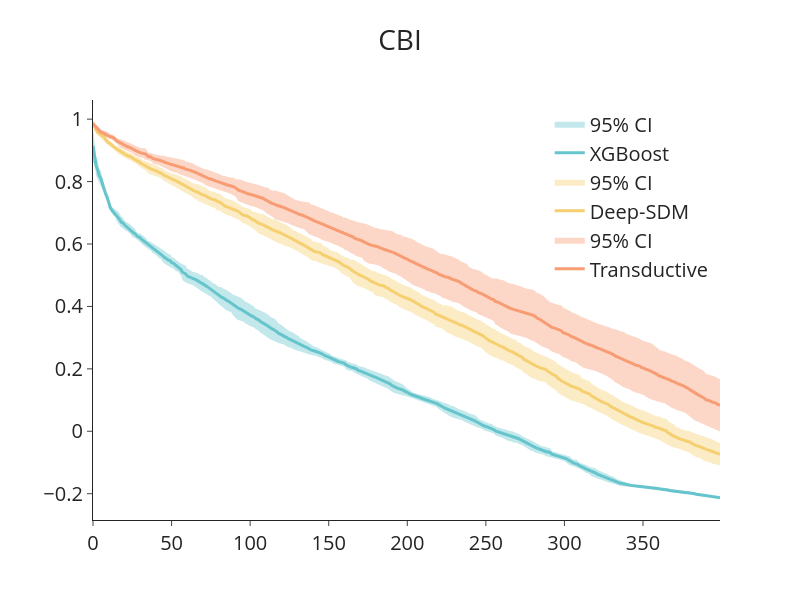
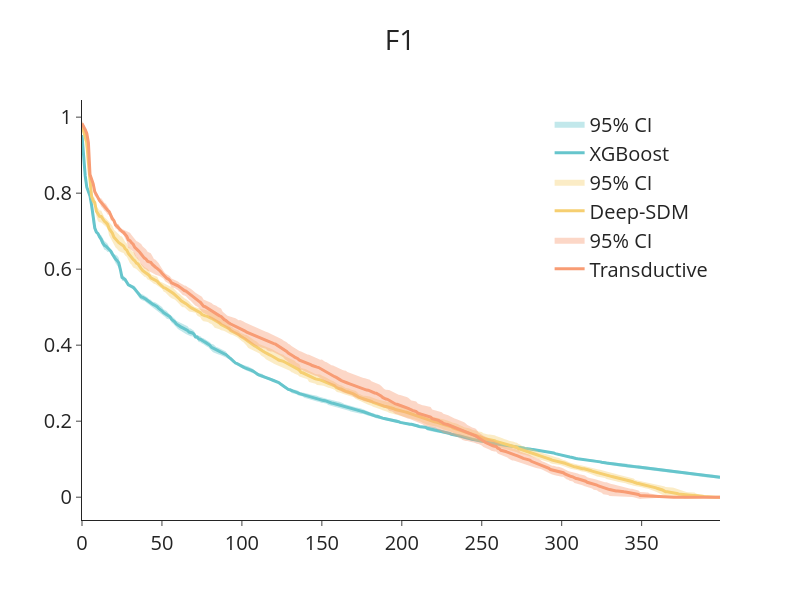
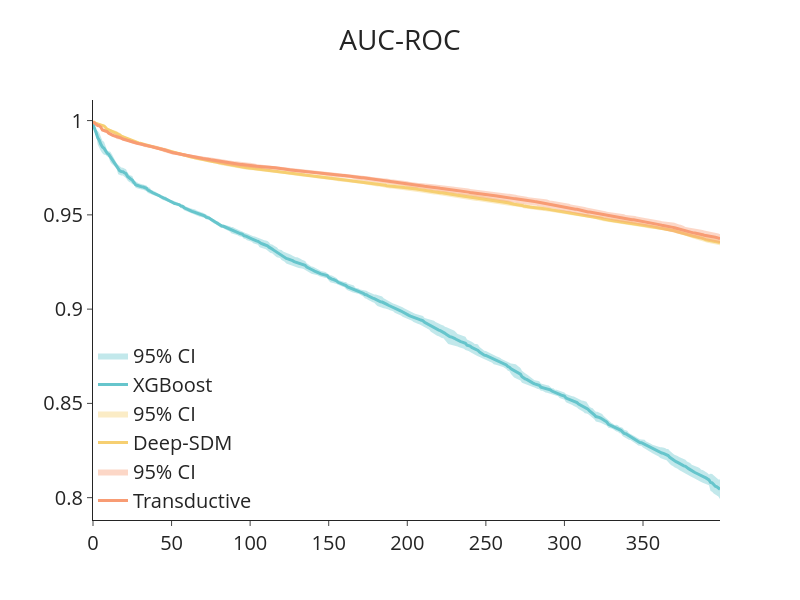
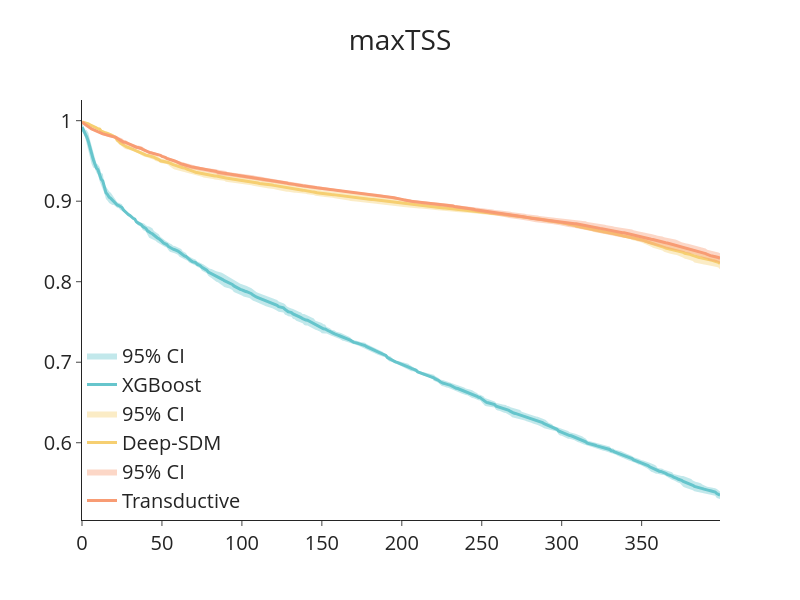

Source (notebook cell) for these figures, in order:
### Code cell
for idx, metric in enumerate(metrics):
    
    fig = go.Figure()

    # --- compute values (unchanged) ---
    xgb_mean, xgb_ci = load_bootstrap_metrics(output_path.parent / 'xgb', 'pa', pa_metric=metric)
    ind_mean, ind_ci = load_bootstrap_metrics(output_path, ind_cp_pa, pa_metric=metric)
    td_mean, td_ci = load_bootstrap_metrics(output_path, td_cp_pa, pa_metric=metric)

    scores = [xgb_mean, ind_mean, td_mean]
    errors = [xgb_ci, ind_ci, td_ci]

    # --- plotting ---
    for i, n in enumerate(names):

        if errors[i] is not None:
            fig.add_trace(go.Scatter(
                x=np.concatenate([np.arange(400), np.arange(400)[::-1]]),
                y=np.concatenate([scores[i] + errors[i], (scores[i] - errors[i])[::-1]]),
                fill='toself',
                fillcolor=colors[i % len(colors)].replace('rgb(', 'rgba(').replace(')', ', 0.4)'),
                line=dict(color='rgba(255,255,255,0)'),
                name='95% CI'
            ))

        fig.add_trace(go.Scatter(
            x=np.arange(400),
            y=np.array(scores[i]),
            mode='lines',
            line=dict(color=colors[i % len(colors)], width=3),
            name=n
        ))

    # --- layout ---
    fig.update_layout(
        template='simple_white',
        width = 800,
        height = 600,
        title={'text': metric_name[idx],
                'xanchor': 'center',
                'x': 0.5},
        xaxis_title='',
        yaxis_title='',
        font=dict(size=20),
        legend_title_text='',
        legend=dict(
            yanchor="bottom" if idx >=2 else "top",
            y=0 if idx >=2 else 0.99,
            xanchor="left" if idx >=2 else "right",
            x=0 if idx >=2 else 0.99
        )
    )

    fig.show()

### Figure 1 — Plotly figure (JSON) as saved in the notebook; plotly's stock layout.template omitted (floating-point values rounded to 4 significant figures; data arrays with more than 128 entries replaced by an {"elided": "..."} marker saying what was removed)
{"data": [{"fill": "toself", "fillcolor": "rgba(102, 197, 204, 0.4)", "line": {"color": "rgba(255,255,255,0)"}, "name": "95% CI", "type": "scatter", "x": {"elided": "800 int values"}, "y": {"elided": "800 float values"}}, {"line": {"color": "rgb(102, 197, 204)", "width": 3}, "mode": "lines", "name": "XGBoost", "type": "scatter", "x": {"elided": "400 int values"}, "y": {"elided": "400 float values"}}, {"fill": "toself", "fillcolor": "rgba(246, 207, 113, 0.4)", "line": {"color": "rgba(255,255,255,0)"}, "name": "95% CI", "type": "scatter", "x": {"elided": "800 int values"}, "y": {"elided": "800 float values"}}, {"line": {"color": "rgb(246, 207, 113)", "width": 3}, "mode": "lines", "name": "Deep-SDM", "type": "scatter", "x": {"elided": "400 int values"}, "y": {"elided": "400 float values"}}, {"fill": "toself", "fillcolor": "rgba(248, 156, 116, 0.4)", "line": {"color": "rgba(255,255,255,0)"}, "name": "95% CI", "type": "scatter", "x": {"elided": "800 int values"}, "y": {"elided": "800 float values"}}, {"line": {"color": "rgb(248, 156, 116)", "width": 3}, "mode": "lines", "name": "Transductive", "type": "scatter", "x": {"elided": "400 int values"}, "y": {"elided": "400 float values"}}], "layout": {"font": {"size": 20}, "height": 600, "legend": {"title": {"text": ""}, "x": 0.99, "xanchor": "right", "y": 0.99, "yanchor": "top"}, "title": {"text": "CBI", "x": 0.5, "xanchor": "center"}, "width": 800, "xaxis": {"title": {"text": ""}}, "yaxis": {"title": {"text": ""}}}}

### Figure 2 — Plotly figure (JSON) as saved in the notebook; plotly's stock layout.template omitted (floating-point values rounded to 4 significant figures; data arrays with more than 128 entries replaced by an {"elided": "..."} marker saying what was removed)
{"data": [{"fill": "toself", "fillcolor": "rgba(102, 197, 204, 0.4)", "line": {"color": "rgba(255,255,255,0)"}, "name": "95% CI", "type": "scatter", "x": {"elided": "800 int values"}, "y": {"elided": "800 float values"}}, {"line": {"color": "rgb(102, 197, 204)", "width": 3}, "mode": "lines", "name": "XGBoost", "type": "scatter", "x": {"elided": "400 int values"}, "y": {"elided": "400 float values"}}, {"fill": "toself", "fillcolor": "rgba(246, 207, 113, 0.4)", "line": {"color": "rgba(255,255,255,0)"}, "name": "95% CI", "type": "scatter", "x": {"elided": "800 int values"}, "y": {"elided": "800 float values"}}, {"line": {"color": "rgb(246, 207, 113)", "width": 3}, "mode": "lines", "name": "Deep-SDM", "type": "scatter", "x": {"elided": "400 int values"}, "y": {"elided": "400 float values"}}, {"fill": "toself", "fillcolor": "rgba(248, 156, 116, 0.4)", "line": {"color": "rgba(255,255,255,0)"}, "name": "95% CI", "type": "scatter", "x": {"elided": "800 int values"}, "y": {"elided": "800 float values"}}, {"line": {"color": "rgb(248, 156, 116)", "width": 3}, "mode": "lines", "name": "Transductive", "type": "scatter", "x": {"elided": "400 int values"}, "y": {"elided": "400 float values"}}], "layout": {"font": {"size": 20}, "height": 600, "legend": {"title": {"text": ""}, "x": 0.99, "xanchor": "right", "y": 0.99, "yanchor": "top"}, "title": {"text": "F1", "x": 0.5, "xanchor": "center"}, "width": 800, "xaxis": {"title": {"text": ""}}, "yaxis": {"title": {"text": ""}}}}

### Figure 3 — Plotly figure (JSON) as saved in the notebook; plotly's stock layout.template omitted (floating-point values rounded to 4 significant figures; data arrays with more than 128 entries replaced by an {"elided": "..."} marker saying what was removed)
{"data": [{"fill": "toself", "fillcolor": "rgba(102, 197, 204, 0.4)", "line": {"color": "rgba(255,255,255,0)"}, "name": "95% CI", "type": "scatter", "x": {"elided": "800 int values"}, "y": {"elided": "800 float values"}}, {"line": {"color": "rgb(102, 197, 204)", "width": 3}, "mode": "lines", "name": "XGBoost", "type": "scatter", "x": {"elided": "400 int values"}, "y": {"elided": "400 float values"}}, {"fill": "toself", "fillcolor": "rgba(246, 207, 113, 0.4)", "line": {"color": "rgba(255,255,255,0)"}, "name": "95% CI", "type": "scatter", "x": {"elided": "800 int values"}, "y": {"elided": "800 float values"}}, {"line": {"color": "rgb(246, 207, 113)", "width": 3}, "mode": "lines", "name": "Deep-SDM", "type": "scatter", "x": {"elided": "400 int values"}, "y": {"elided": "400 float values"}}, {"fill": "toself", "fillcolor": "rgba(248, 156, 116, 0.4)", "line": {"color": "rgba(255,255,255,0)"}, "name": "95% CI", "type": "scatter", "x": {"elided": "800 int values"}, "y": {"elided": "800 float values"}}, {"line": {"color": "rgb(248, 156, 116)", "width": 3}, "mode": "lines", "name": "Transductive", "type": "scatter", "x": {"elided": "400 int values"}, "y": {"elided": "400 float values"}}], "layout": {"font": {"size": 20}, "height": 600, "legend": {"title": {"text": ""}, "x": 0, "xanchor": "left", "y": 0, "yanchor": "bottom"}, "title": {"text": "AUC-ROC", "x": 0.5, "xanchor": "center"}, "width": 800, "xaxis": {"title": {"text": ""}}, "yaxis": {"title": {"text": ""}}}}

### Figure 4 — Plotly figure (JSON) as saved in the notebook; plotly's stock layout.template omitted (floating-point values rounded to 4 significant figures; data arrays with more than 128 entries replaced by an {"elided": "..."} marker saying what was removed)
{"data": [{"fill": "toself", "fillcolor": "rgba(102, 197, 204, 0.4)", "line": {"color": "rgba(255,255,255,0)"}, "name": "95% CI", "type": "scatter", "x": {"elided": "800 int values"}, "y": {"elided": "800 float values"}}, {"line": {"color": "rgb(102, 197, 204)", "width": 3}, "mode": "lines", "name": "XGBoost", "type": "scatter", "x": {"elided": "400 int values"}, "y": {"elided": "400 float values"}}, {"fill": "toself", "fillcolor": "rgba(246, 207, 113, 0.4)", "line": {"color": "rgba(255,255,255,0)"}, "name": "95% CI", "type": "scatter", "x": {"elided": "800 int values"}, "y": {"elided": "800 float values"}}, {"line": {"color": "rgb(246, 207, 113)", "width": 3}, "mode": "lines", "name": "Deep-SDM", "type": "scatter", "x": {"elided": "400 int values"}, "y": {"elided": "400 float values"}}, {"fill": "toself", "fillcolor": "rgba(248, 156, 116, 0.4)", "line": {"color": "rgba(255,255,255,0)"}, "name": "95% CI", "type": "scatter", "x": {"elided": "800 int values"}, "y": {"elided": "800 float values"}}, {"line": {"color": "rgb(248, 156, 116)", "width": 3}, "mode": "lines", "name": "Transductive", "type": "scatter", "x": {"elided": "400 int values"}, "y": {"elided": "400 float values"}}], "layout": {"font": {"size": 20}, "height": 600, "legend": {"title": {"text": ""}, "x": 0, "xanchor": "left", "y": 0, "yanchor": "bottom"}, "title": {"text": "maxTSS", "x": 0.5, "xanchor": "center"}, "width": 800, "xaxis": {"title": {"text": ""}}, "yaxis": {"title": {"text": ""}}}}
